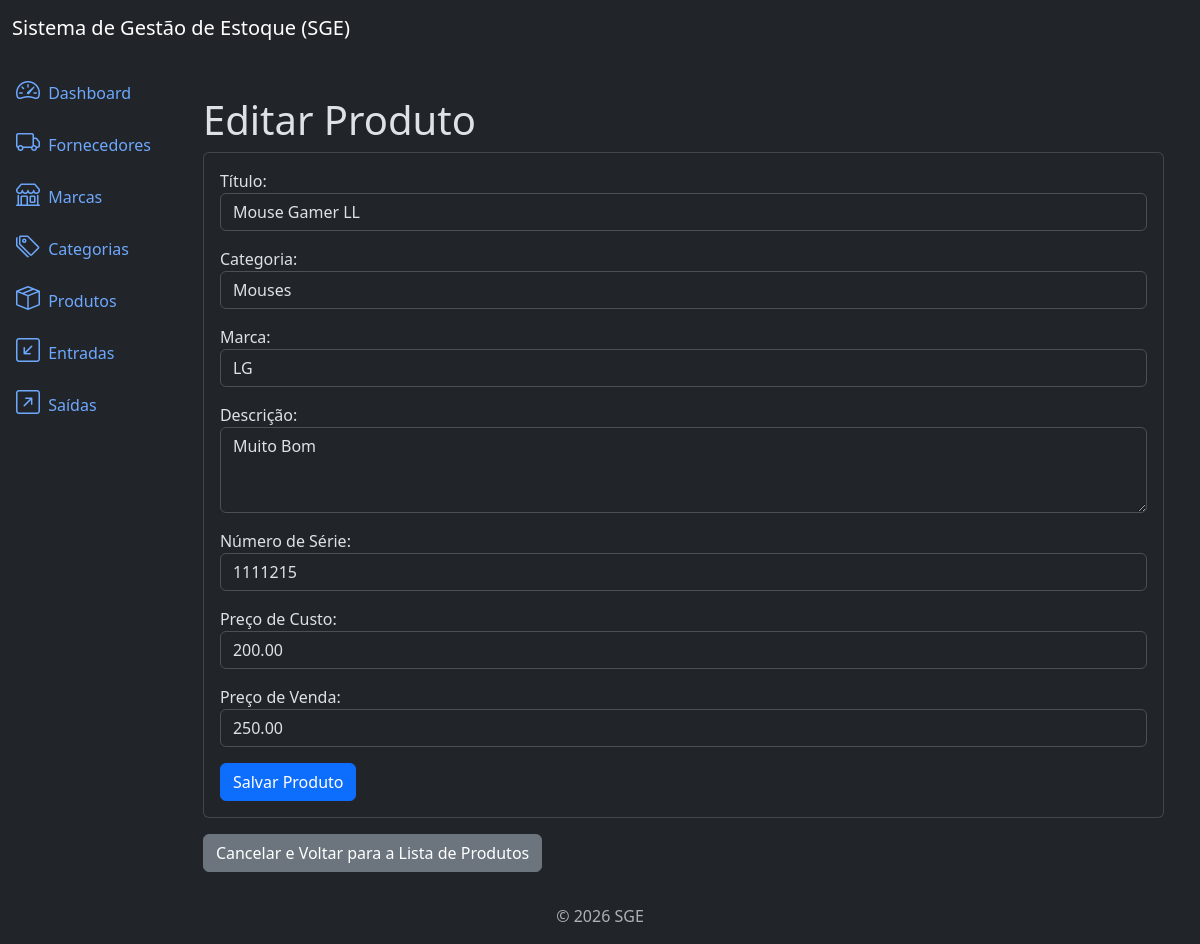
Screenshot of /products/2/update with the database file from the repository.
### products/models.py (models this page shows, shortened)
class Product(models.Model):
    title = models.CharField(max_length= 500)
    category = models.ForeignKey(Category, on_delete= models.PROTECT, related_name= "products")
    brand = models.ForeignKey(Brand, on_delete= models.PROTECT, related_name= "products")
    description = models.TextField(null= True, blank= True)
    serie_number = models.CharField(max_length= 200, null= True, blank= True)
    cost_price = models.DecimalField(max_digits= 20, decimal_places= 2)
    selling_price = models.DecimalField(max_digits= 20, decimal_places= 2)
    quantity = models.IntegerField(default= 0)
    created_at = models.DateTimeField(auto_now_add= True)
    updated_at = models.DateTimeField(auto_now= True)
    class Meta:
        ordering = ["title"]

### products/views.py (the view)
# urls.py: path("products/<int:pk>/update", views.ProductUpdateView.as_view(), name= "product_update"),
class ProductUpdateView(UpdateView):
    model = models.Product
    template_name = "product_update.html"
    form_class = forms.ProductForm
    success_url = reverse_lazy("product_list")

### products/forms.py
class ProductForm(forms.ModelForm):
    class Meta:
        model = models.Product
        fields = ["title", "category", "brand", "description", "serie_number", "cost_price", "selling_price"]
        widgets = {
            'title': forms.TextInput(attrs={'class': 'form-control'}),
            'category': forms.Select(attrs={'class': 'form-control'}),
            'brand': forms.Select(attrs={'class': 'form-control'}),
            'description': forms.Textarea(attrs={'class': 'form-control', 'rows': 3}),
            'serie_number': forms.TextInput(attrs={'class': 'form-control'}),
            'cost_price': forms.NumberInput(attrs={'class': 'form-control'}),
            'selling_price': forms.NumberInput(attrs={'class': 'form-control'}),
        }
        labels = {
            'title': 'Título',
            'category': 'Categoria',
            'brand': 'Marca',
            'description': 'Descrição',
            'serie_number': 'Número de Série',
            'cost_price': 'Preço de Custo',
            'selling_price': 'Preço de Venda',
        }

### brands/models.py (called while the page is built)
    def __str__(self):
        return self.name

### categories/models.py (called while the page is built)
    def __str__(self):
        return self.name

### products/templates/product_update.html (shortened to what this page needs)
{% extends 'base.html' %}
{% block content %}
<div class="container mt-4">
    <h3 class="display-6">Editar Produto</h3>
    <div class="card">
        <div class="card-body">
            <form method="post">
                {{ form.as_p}}
                <button type="submit" class="btn btn-primary">Salvar Produto</button>
            </form>
        </div>
    </div>
    <a href="{% url 'product_list' %}" class="btn btn-secondary mt-3">Cancelar e Voltar para a Lista de Produtos</a>
</div>
{% endblock %}

### rows the page displays
Product: title "Mouse Gamer LL", category "Mouses", brand "LG", description "Muito Bom", serie_number "1111215", cost_price "200.00", selling_price "250.00"
